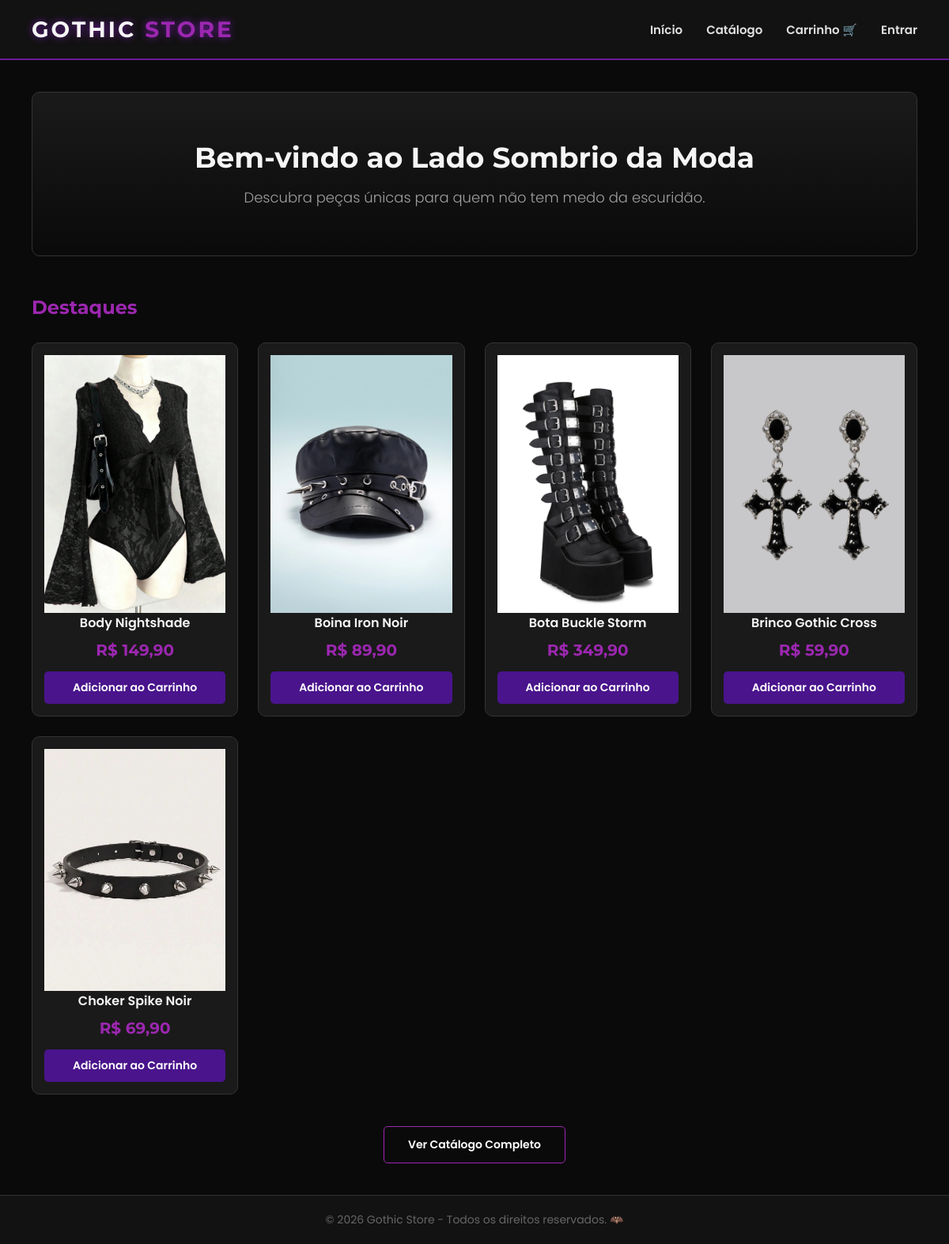
The page / on the database its author committed.
### tables this page shows
CREATE TABLE `produtos` (
  `id` int(11) NOT NULL,
  `nome` varchar(100) NOT NULL,
  `preco` decimal(10,2) NOT NULL,
  `estoque` int(11) NOT NULL DEFAULT '0',
  `imagem` varchar(255) DEFAULT NULL,
  `categoria` varchar(50) DEFAULT NULL
);

### index.php (the view, shortened to what this page needs)
<?php
require_once 'conexao.php';
$sql = "SELECT * FROM produtos LIMIT 5";
$resultado = $conn->query($sql);
?>
<!DOCTYPE html>
<html lang="pt-BR">
<head>
    <link rel="stylesheet" href="index.css">
    <link rel="stylesheet" href="menu.css">
</head>
<body>
    <header>
        <h1>Gothic <span>Store</span></h1>
        <nav>
            <ul>
                <li><a href="index.php">Início</a></li>
                <li><a href="catalogo.php">Catálogo</a></li>
                <li><a href="carrinho.php">Carrinho 🛒</a></li>
                <?php if(isset($_SESSION['usuario_id'])): ?>
                    <li class="dropdown" onclick="toggleMenu(event)">
                        <a href="#" style="color: #9c27b0;">Minha Conta ▾</a>
                        <div class="dropdown-content" id="menuConta">
                            <p class="ola">Olá, <?php echo explode(' ', $_SESSION['usuario_nome'])[0]; ?>!</p>
                            <a href="logout.php" style="border-top: 1px solid #333;" onclick="window.location.href='logout.php'; return false;">Sair</a>
                        </div>
                    </li>
                <?php else: ?>
                    <li><a href="login.php">Entrar</a></li>
                <?php endif; ?>
            </ul>
        </nav>
    </header>
    <main>
        <section class="hero">
            <h2>Bem-vindo ao Lado Sombrio da Moda</h2>
            <p>Descubra peças únicas para quem não tem medo da escuridão.</p>
        </section>
        <section class="vitrine">
            <h2>Destaques</h2>
            <div class="catalogo">
                <?php
                if ($resultado->num_rows > 0) {
                    while($produto = $resultado->fetch_assoc()) {
                        $preco_formatado = number_format($produto['preco'], 2, ',', '.');
                        $link_carrinho = isset($_SESSION['usuario_id']) ? "carrinho.php?add=" . $produto['id'] : "login.php";
                        ?>
                        <div class="produto-card">
                            <img src="img/<?php echo $produto['imagem']; ?>" alt="<?php echo $produto['nome']; ?>">
                            <h3><?php echo $produto['nome']; ?></h3>
                            <p class="preco">R$ <?php echo $preco_formatado; ?></p>
                            <a href="<?php echo $link_carrinho; ?>" class="btn">Adicionar ao Carrinho</a>
                        </div>
                        <?php
                    }
                } else {
                    echo "<p style='color: #666; font-style: italic;'>Nenhum produto cadastrado. 🦇</p>";
                }
                ?>
            </div>
            <div class="btn-container">
                <a href="catalogo.php" class="btn btn-outline">Ver Catálogo Completo</a>
            </div>
        </section>
    </main>
    <footer>
        <p>&copy; <?php echo date('Y'); ?> Gothic Store - Todos os direitos reservados. 🦇</p>
    </footer>
</body>
</html>

### index.css (style rules this page uses)
* { margin: 0; padding: 0; box-sizing: border-box; }
body { background-color: #0a0a0a; color: #e0e0e0; font-family: 'Poppins', sans-serif; min-height: 100vh; display: flex; flex-direction: column; }
header { background-color: #121212; border-bottom: 2px solid #6a1b9a; padding: 20px 40px; display: flex; justify-content: space-between; align-items: center; }
header h1 { font-family: 'Montserrat', sans-serif; font-size: 28px; letter-spacing: 3px; text-transform: uppercase; color: #f5f5f5; text-shadow: 0 0 10px #6a1b9a; }
header h1 span { color: #9c27b0; }
nav ul { list-style: none; display: flex; gap: 30px; }
nav a { color: #e0e0e0; text-decoration: none; font-size: 15px; font-weight: 600; transition: 0.3s; }
main { flex: 1; padding: 40px; max-width: 1300px; margin: 0 auto; width: 100%; }
.hero { text-align: center; margin-bottom: 50px; padding: 60px 20px; background: linear-gradient(180deg, #1a1a1a 0%, #0a0a0a 100%); border: 1px solid #333; border-radius: 10px; }
.hero h2 { font-family: 'Montserrat', sans-serif; font-size: 36px; margin-bottom: 15px; color: #f5f5f5; }
.hero p { font-size: 18px; color: #a0a0a0; font-weight: 300; }
.vitrine h2 { font-family: 'Montserrat', sans-serif; font-size: 24px; color: #9c27b0; margin-bottom: 30px; }
.catalogo { display: grid; grid-template-columns: repeat(auto-fill, minmax(220px, 1fr)); gap: 25px; }
.produto-card { background-color: #1a1a1a; border: 1px solid #333; border-radius: 10px; padding: 15px; text-align: center; transition: 0.3s; display: flex; flex-direction: column; justify-content: space-between; position: relative; }
.produto-card img { width: 100%; height: 100%; object-fit: cover; background-color: #2a2a2a; transition: transform 0.3s ease; }
.produto-card h3 { font-size: 16px; color: #f5f5f5; font-weight: 600; margin-bottom: 10px; }
.produto-card .preco { font-family: 'Montserrat', sans-serif; color: #9c27b0; font-size: 20px; font-weight: bold; margin-bottom: 15px; }
.btn { display: inline-block; background-color: #4a148c; color: #fff; padding: 10px 20px; border: none; border-radius: 5px; text-decoration: none; font-size: 14px; font-weight: 600; cursor: pointer; transition: 0.3s; width: 100%; }
.btn-outline { background-color: transparent; border: 1px solid #9c27b0; width: auto; padding: 12px 30px; }
.btn-container { text-align: center; margin-top: 40px; }
footer { background-color: #121212; text-align: center; padding: 20px; font-size: 14px; color: #666; border-top: 1px solid #333; }

### rows shown on the page
produtos: imagem (picture), nome "Body Nightshade", preco "149,90"
produtos: imagem (picture), nome "Boina Iron Noir", preco "89,90"
produtos: imagem (picture), nome "Bota Buckle Storm", preco "349,90"
produtos: imagem (picture), nome "Brinco Gothic Cross", preco "59,90"
produtos: imagem (picture), nome "Choker Spike Noir", preco "69,90"
